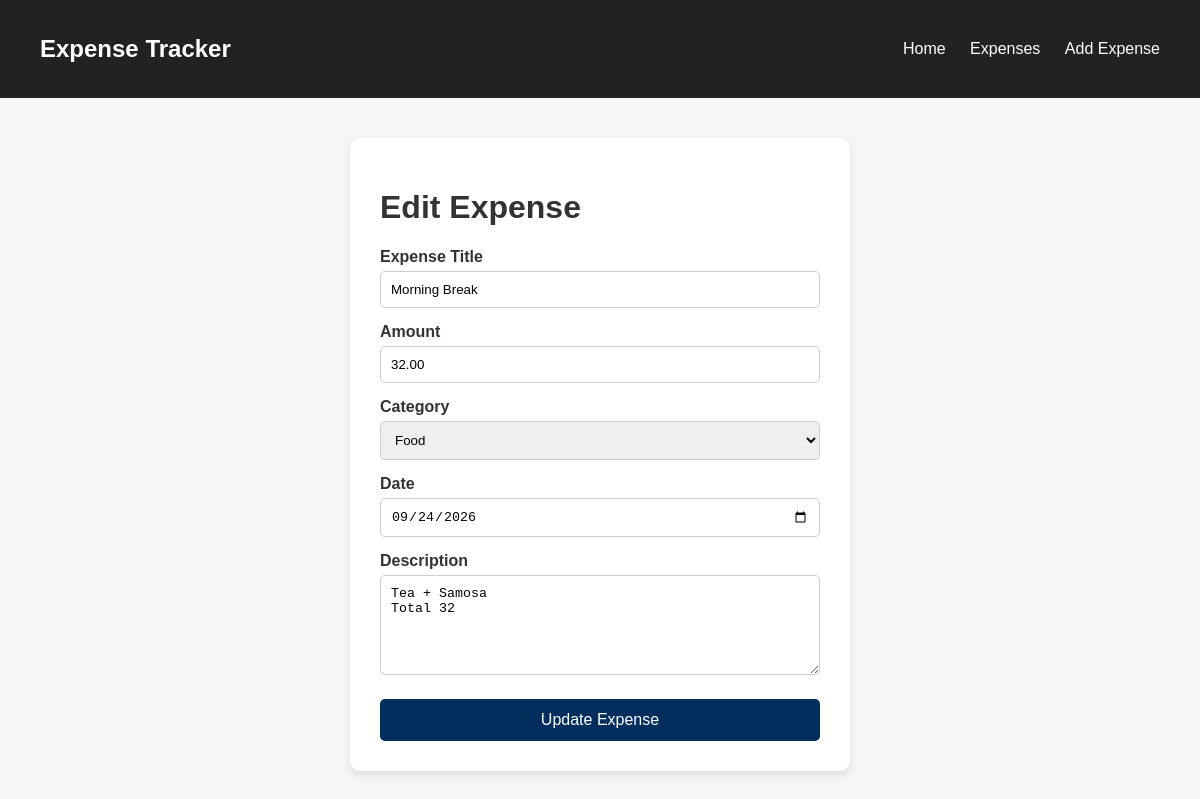
Page /edit/4/ on the committed database.
### expenses/models.py (models this page shows, shortened)
class Expenses(models.Model):
    title = models.CharField(max_length=100)
    amount = models.DecimalField(max_digits=10, decimal_places=2)
    category = models.CharField(max_length=50)
    date = models.DateField()
    description = models.TextField(blank=True)

### expenses/views.py (the view, shortened to what this page needs)
# urls.py: path('edit/<int:id>/', views.edit_expense, name = 'edit_expense'),
def edit_expense(request, id):
    expense = get_object_or_404(Expenses,id=id)
    return render(request, 'edit_expense.html', {'expense': expense})

### expenses/templates/edit_expense.html (shortened to what this page needs)
{% extends 'base.html' %}
{% block content %}
<div class="form-container">
    <h1>Edit Expense</h1>
    <form method="POST">
        <label>Expense Title</label>
        <input type="text" name="title" value="{{ expense.title }}" required>
        <label>Amount</label>
        <input type="number" name="amount" value="{{ expense.amount }}" step="0.01" required>
        <label>Category</label>
        <select name="category" required>
            <option value="Food">Food</option>
        </select>
        <label>Date</label>
        <input type="date" name="date" value="{{ expense.date|date:'Y-m-d' }}" required>
        <label>Description</label>
        <textarea name="description">{{ expense.description }}</textarea>
        <button type="submit">Update Expense</button>
    </form>
</div>
{% endblock %}

### expenses/static/expenses/style.css (style rules this page uses)
* { box-sizing: border-box; }
body { margin: 0; font-family: Arial, sans-serif; background-color: #f4f6f8; color: #333; }
.form-container { background-color: white; width: 500px; max-width: 100%; margin: auto; padding: 30px; border-radius: 10px; box-shadow: 0 4px 10px rgba(0, 0, 0, 0.1); }
.form-container label { display: block; margin-top: 15px; margin-bottom: 5px; font-weight: bold; }
.form-container input, .form-container select, .form-container textarea { width: 100%; padding: 10px; border: 1px solid #ccc; border-radius: 5px; }
.form-container textarea { height: 100px; resize: vertical; }
.form-container button { width: 100%; margin-top: 20px; padding: 12px; border: none; border-radius: 5px; background-color: #022e5e; color: white; font-size: 16px; cursor: pointer; }

### rows in the picture
Expenses: title "Morning Break", amount "32.00", date "09/24/2026", description "Tea + Samosa Total 32"
